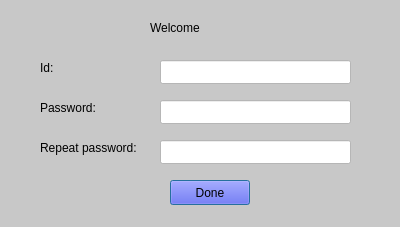
<?xml version="1.0" encoding="UTF-8"?>
<ui version="4.0">
 <class>registration</class>
 <widget class="QDialog" name="registration">
  <property name="geometry">
   <rect>
    <x>0</x>
    <y>0</y>
    <width>400</width>
    <height>227</height>
   </rect>
  </property>
  <property name="sizePolicy">
   <sizepolicy hsizetype="Ignored" vsizetype="Preferred">
    <horstretch>0</horstretch>
    <verstretch>0</verstretch>
   </sizepolicy>
  </property>
  <property name="windowTitle">
   <string>Dialog</string>
  </property>
  <property name="styleSheet">
   <string notr="true">color: rgb(0, 0, 0);
background-color: rgb(200, 200, 200);</string>
  </property>
  <widget class="QLabel" name="label">
   <property name="geometry">
    <rect>
     <x>150</x>
     <y>20</y>
     <width>71</width>
     <height>16</height>
    </rect>
   </property>
   <property name="text">
    <string>Welcome</string>
   </property>
  </widget>
  <widget class="QLineEdit" name="idEdit">
   <property name="geometry">
    <rect>
     <x>160</x>
     <y>60</y>
     <width>191</width>
     <height>24</height>
    </rect>
   </property>
   <property name="styleSheet">
    <string notr="true">background-color: rgb(255, 255, 255);</string>
   </property>
  </widget>
  <widget class="QLineEdit" name="passwEdit">
   <property name="geometry">
    <rect>
     <x>160</x>
     <y>100</y>
     <width>191</width>
     <height>24</height>
    </rect>
   </property>
   <property name="styleSheet">
    <string notr="true">background-color: rgb(255, 255, 255);</string>
   </property>
   <property name="inputMethodHints">
    <set>Qt::InputMethodHint::ImhHiddenText|Qt::InputMethodHint::ImhNoAutoUppercase|Qt::InputMethodHint::ImhNoPredictiveText|Qt::InputMethodHint::ImhSensitiveData</set>
   </property>
   <property name="echoMode">
    <enum>QLineEdit::EchoMode::Password</enum>
   </property>
  </widget>
  <widget class="QLineEdit" name="passEdit">
   <property name="geometry">
    <rect>
     <x>160</x>
     <y>140</y>
     <width>191</width>
     <height>24</height>
    </rect>
   </property>
   <property name="styleSheet">
    <string notr="true">background-color: rgb(255, 255, 255);</string>
   </property>
   <property name="inputMethodHints">
    <set>Qt::InputMethodHint::ImhHiddenText|Qt::InputMethodHint::ImhNoAutoUppercase|Qt::InputMethodHint::ImhNoPredictiveText|Qt::InputMethodHint::ImhSensitiveData</set>
   </property>
   <property name="echoMode">
    <enum>QLineEdit::EchoMode::Password</enum>
   </property>
  </widget>
  <widget class="QPushButton" name="registerButton">
   <property name="geometry">
    <rect>
     <x>170</x>
     <y>180</y>
     <width>80</width>
     <height>25</height>
    </rect>
   </property>
   <property name="styleSheet">
    <string notr="true">background-color: rgb(50, 50, 255);
color: rgb(0, 0, 0);</string>
   </property>
   <property name="text">
    <string>Done</string>
   </property>
  </widget>
  <widget class="QLabel" name="label_4">
   <property name="geometry">
    <rect>
     <x>40</x>
     <y>60</y>
     <width>55</width>
     <height>16</height>
    </rect>
   </property>
   <property name="text">
    <string>Id:</string>
   </property>
  </widget>
  <widget class="QLabel" name="label_5">
   <property name="geometry">
    <rect>
     <x>40</x>
     <y>100</y>
     <width>81</width>
     <height>16</height>
    </rect>
   </property>
   <property name="text">
    <string>Password:</string>
   </property>
  </widget>
  <widget class="QLabel" name="label_6">
   <property name="geometry">
    <rect>
     <x>40</x>
     <y>140</y>
     <width>111</width>
     <height>16</height>
    </rect>
   </property>
   <property name="text">
    <string>Repeat password:</string>
   </property>
  </widget>
 </widget>
 <resources/>
 <connections/>
</ui>
